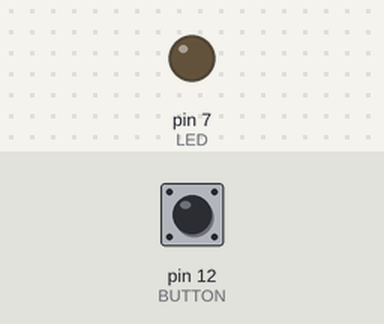
A sketch run on a simulated Arduino Uno, built with avr-gcc and run on an emulated ATmega328P. Shown: output pins drawn as LEDs (lit = HIGH). Dashed ring = blinking. The test bench sets the inputs (shaded band); at power-on: pin 12 (BUTTON) LOW.

Above: at 1.2 s.
1.3 s: pin 12 (BUTTON) pulled HIGH for 3.2 s
At 1.8 s:
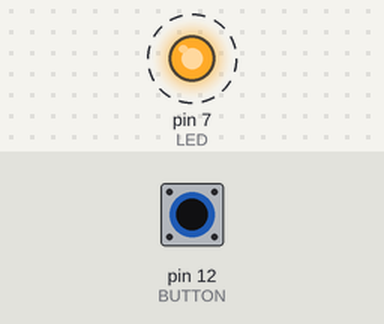
6.8 s: pin 12 (BUTTON) pulled HIGH for 0.15 s
At 7.2 s:
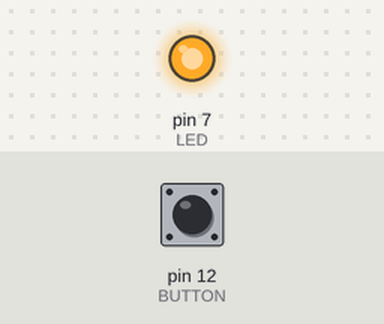
9.9 s: pin 12 (BUTTON) pulled HIGH for 1 s
At 12.3 s:
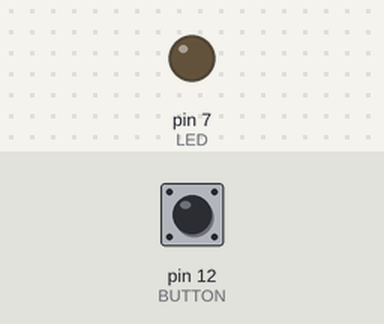
Timing chart, 0 to 13.8 s (numbered marks = the images above; inputs shaded):
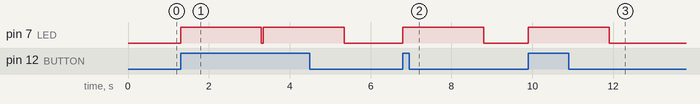

The sketch:

Ex03a.ino
```cpp
// Ex03a
// Experiment with a switch

#define LED 7
#define BUTTON 12

void setup()
{
  pinMode(LED, OUTPUT);
  pinMode(BUTTON, INPUT);
}

void loop()
{
  if (digitalRead(BUTTON) == HIGH) {
  digitalWrite(LED, HIGH);  // Turn on LED
  delay(2000); // Wait for 2000 milliseconds
  digitalWrite(LED, LOW);	// Turn off LED
  }
  delay(50);
}
```

Measured:
- after the input at 1.3 s, pin 7 (LED): alternates HIGH for 2.0 s and LOW for 0.05 s, starting at once
- after the input at 6.8 s, pin 7 (LED): LOW → HIGH at once, → LOW 2.0 s later
- after the input at 9.9 s, pin 7 (LED): LOW → HIGH at once, → LOW 2.0 s later
